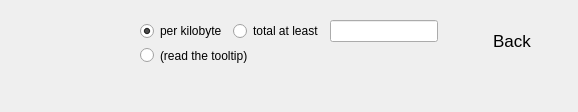
             <widget class="QWidget" name="page_4">
              <layout class="QVBoxLayout" name="verticalLayout_10">
               <item>
                <layout class="QHBoxLayout" name="horizontalLayout_18">
                 <property name="spacing">
                  <number>0</number>
                 </property>
                 <item>
                  <widget class="QLabel" name="label_17">
                   <property name="minimumSize">
                    <size>
                     <width>120</width>
                     <height>0</height>
                    </size>
                   </property>
                   <property name="maximumSize">
                    <size>
                     <width>120</width>
                     <height>16777215</height>
                    </size>
                   </property>
                   <property name="text">
                    <string/>
                   </property>
                  </widget>
                 </item>
                 <item>
                  <widget class="QFrame" name="frame_8">
                   <property name="minimumSize">
                    <size>
                     <width>0</width>
                     <height>0</height>
                    </size>
                   </property>
                   <property name="styleSheet">
                    <string notr="true">QFrame{
border:hidden;
}</string>
                   </property>
                   <property name="frameShape">
                    <enum>QFrame::StyledPanel</enum>
                   </property>
                   <property name="frameShadow">
                    <enum>QFrame::Raised</enum>
                   </property>
                   <layout class="QVBoxLayout" name="verticalLayout_9">
                    <item>
                     <layout class="QHBoxLayout" name="horizontalLayout_16">
                      <item>
                       <widget class="QRadioButton" name="radioCustomPerKilobyte">
                        <property name="focusPolicy">
                         <enum>Qt::NoFocus</enum>
                        </property>
                        <property name="text">
                         <string>per kilobyte</string>
                        </property>
                        <property name="checkable">
                         <bool>true</bool>
                        </property>
                        <property name="checked">
                         <bool>true</bool>
                        </property>
                       </widget>
                      </item>
                      <item>
                       <widget class="QRadioButton" name="radioCustomAtLeast">
                        <property name="focusPolicy">
                         <enum>Qt::NoFocus</enum>
                        </property>
                        <property name="text">
                         <string>total at least</string>
                        </property>
                       </widget>
                      </item>
                      <item>
                       <widget class="MassGridAmountField" name="customFee"/>
                      </item>
                     </layout>
                    </item>
                    <item>
                     <layout class="QHBoxLayout" name="horizontalLayout_19">
                      <item>
                       <widget class="QRadioButton" name="checkBoxMinimumFee">
                        <property name="sizePolicy">
                         <sizepolicy hsizetype="Fixed" vsizetype="Fixed">
                          <horstretch>0</horstretch>
                          <verstretch>0</verstretch>
                         </sizepolicy>
                        </property>
                        <property name="text">
                         <string/>
                        </property>
                        <property name="autoExclusive">
                         <bool>false</bool>
                        </property>
                       </widget>
                      </item>
                      <item>
                       <widget class="QLabel" name="labelMinFeeWarning">
                        <property name="text">
                         <string>(read the tooltip)</string>
                        </property>
                       </widget>
                      </item>
                     </layout>
                    </item>
                   </layout>
                  </widget>
                 </item>
                 <item>
                  <widget class="QFrame" name="frame_7">
                   <property name="minimumSize">
                    <size>
                     <width>120</width>
                     <height>50</height>
                    </size>
                   </property>
                   <property name="maximumSize">
                    <size>
                     <width>120</width>
                     <height>50</height>
                    </size>
                   </property>
                   <property name="styleSheet">
                    <string notr="true">border:hidden;</string>
                   </property>
                   <property name="frameShape">
                    <enum>QFrame::StyledPanel</enum>
                   </property>
                   <property name="frameShadow">
                    <enum>QFrame::Raised</enum>
                   </property>
                   <layout class="QHBoxLayout" name="horizontalLayout_13">
                    <property name="spacing">
                     <number>0</number>
                    </property>
                    <property name="leftMargin">
                     <number>0</number>
                    </property>
                    <property name="topMargin">
                     <number>0</number>
                    </property>
                    <property name="rightMargin">
                     <number>0</number>
                    </property>
                    <property name="bottomMargin">
                     <number>0</number>
                    </property>
                    <item>
                     <widget class="QLabel" name="label_16">
                      <property name="minimumSize">
                       <size>
                        <width>10</width>
                        <height>20</height>
                       </size>
                      </property>
                      <property name="maximumSize">
                       <size>
                        <width>10</width>
                        <height>20</height>
                       </size>
                      </property>
                      <property name="styleSheet">
                       <string notr="true">border-image: url(:/pic/res/pic/back.png);</string>
                      </property>
                      <property name="text">
                       <string/>
                      </property>
                     </widget>
                    </item>
                    <item>
                     <widget class="QToolButton" name="backButton">
                      <property name="sizePolicy">
                       <sizepolicy hsizetype="Minimum" vsizetype="Minimum">
                        <horstretch>0</horstretch>
                        <verstretch>0</verstretch>
                       </sizepolicy>
                      </property>
                      <property name="font">
                       <font>
                        <pointsize>13</pointsize>
                        <weight>50</weight>
                        <italic>false</italic>
                        <bold>false</bold>
                       </font>
                      </property>
                      <property name="styleSheet">
                       <string notr="true"/>
                      </property>
                      <property name="text">
                       <string>Back</string>
                      </property>
                     </widget>
                    </item>
                   </layout>
                  </widget>
                 </item>
                </layout>
               </item>
               <item>
                <spacer name="verticalSpacer_12">
                 <property name="orientation">
                  <enum>Qt::Vertical</enum>
                 </property>
                 <property name="sizeHint" stdset="0">
                  <size>
                   <width>20</width>
                   <height>29</height>
                  </size>
                 </property>
                </spacer>
               </item>
              </layout>
             </widget>
